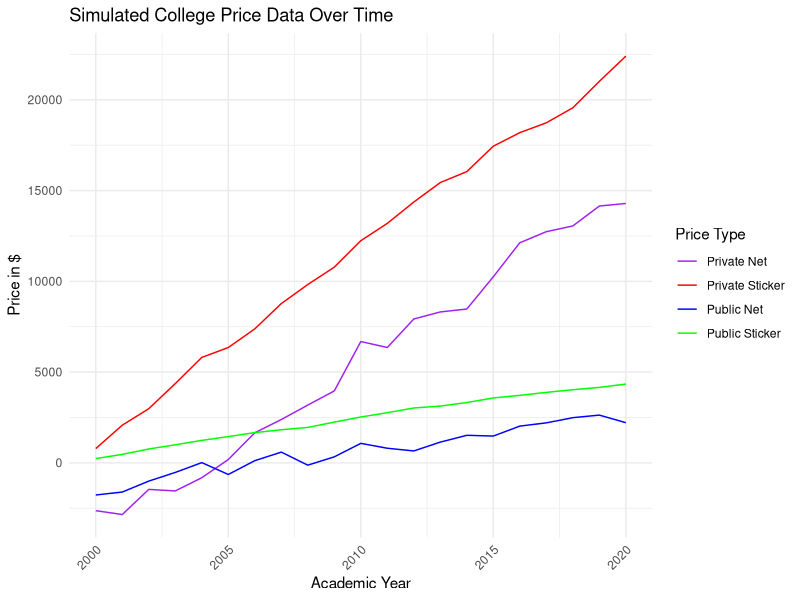

This figure's R source:
#### Preamble ####
# Purpose: Simulates data concerning College Tuiton and Fees in the US
# Author: Michael Fang, Harrison Huang
# Email: m.fang@mail.utoronto.ca
# Date: 13 February 2024


#### Workspace setup ####
library(tidyverse)
library(ggplot2)
library(dplyr)

#### Simulate data ####

# Generate a sequence of years
years <- 2000:2020

# Create a data frame with simulated data
set.seed(123) # For reproducibility
data <- data.frame(
  Year = rep(years, times=4),
  Price = c(
    cumsum(runif(length(years), min=500, max=1500)), # Private Sticker
    cumsum(runif(length(years), min=100, max=300)),  # Public Sticker
    cumsum(runif(length(years), min=500, max=1500)) - runif(length(years), min=3000, max=5000), # Private Net
    cumsum(runif(length(years), min=100, max=300)) - runif(length(years), min=1000, max=2000)   # Public Net
  ),
  Type = factor(rep(c("Private Sticker", "Public Sticker", "Private Net", "Public Net"), each=length(years)))
)

# Plotting the data using ggplot2
p <- ggplot(data, aes(x=Year, y=Price, color=Type, group=Type)) +
  geom_line() +
  scale_color_manual(values=c("Private Sticker"="red", "Public Sticker"="green", 
                              "Private Net"="purple", "Public Net"="blue")) +
  theme_minimal() +
  labs(title="Simulated College Price Data Over Time", 
       x="Academic Year", 
       y="Price in $", 
       color="Price Type") +
  theme(axis.text.x = element_text(angle = 45, hjust = 1))

# Print the plot
print(p)




